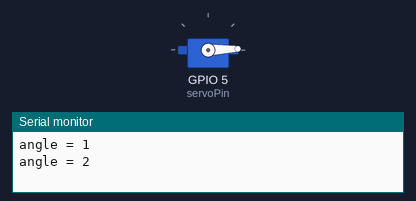
Simulated run of this sketch. Board: ESP32. On the bench: servo, the last lines printed to the serial monitor.

Above: at 0.05 s.
At 2.6 s:
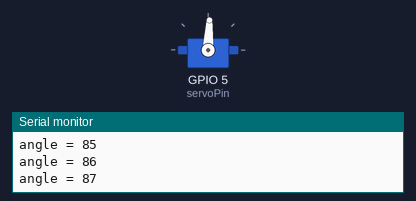
At 5.2 s:
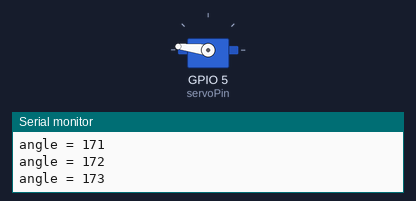
At 10.4 s:
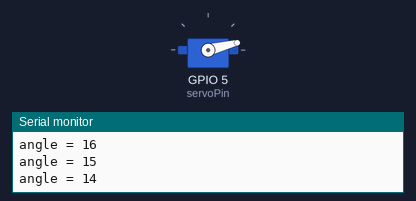
Timing chart, 0 to 14.1 s (numbered marks = the images above):
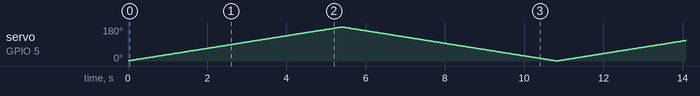

The sketch:

lab_4.ino
```cpp
/*
Spring2025 - MTEC2280
lab_4
*/

// Dimimg and Brightening an LED
// const int ledPin = 4;
// int ms = 30;

// void setup(){

//   pinMode(ledPin, INPUT);
//   Serial.begin(115200);

// }
// void loop() {
//   // put your main code here, to run repeatedly:
//   for(int i = 0; i < 255; i++){
//     Serial.printf("for loop 1  = %i \n", i);
//     analogWrite(ledPin, i);
//     delay(ms);
//   }
//    for(int i = 255; i > 0; i--){
//     Serial.printf("for loop 2  = %i \n", i);
//     analogWrite(ledPin, i);
//     delay(ms);
//   }
// }

// Piezo Buzzer with Touch Sensor
// const int piezoPin = 21;
// const int touchPin = 10;
// int ms = 30;

// void setup(){
//   analogWriteResolution(piezoPin, 16);
//   Serial.begin(9600);
// }

// void loop(){
//   // tone(piezoPin, 220, 500);
//   // tone(piezoPin, 440, 1000);
//   // tone(piezoPin, 110, 200);
//   // tone(piezoPin, 200, 1000);
//   // tone(piezoPin, 200, 200);

//   int touchvalue = touchRead(touchPin);
//   int mapvalue = map(touchvalue, 32000, 90000, 300, 1000);

//   analogWriteFrequency(piezoPin, mapvalue);
//   Serial.printf("touch = %i, map = %i \n",touchvalue, mapvalue);
//   analogWrite(piezoPin, 127);
// }

// Blinking a LED with no DELAY & using a POT
// const int ledPin = 4;
// const int potPin = 1;

// bool ledState = 0;

// int currentTime = 0;
// int lastTime = 0;
// int timeInterval = 1000;

// void setup(){
//   pinMode(ledPin, OUTPUT);
//   analogReadResolution(10);

//   Serial.begin(115200);
// }
// void loop(){
//   currentTime = millis();
//   int mapvalue = map(analogRead(potPin), 0, 1023, 10, 1000);

//   if(currentTime - lastTime >= mapvalue){

//     lastTime = currentTime;
//     ledState = !ledState;
//   }

//   digitalWrite(ledPin, ledState);
//   Serial.printf("ledState = %i, timeInterval = %i, mapvalue = %i, \n",ledState, timeInterval, mapvalue);
// }

//SERVO

#include <ESP32Servo.h>
Servo servo;

const int servoPin = 5;

int angle = 0;
int dir = 1;
int ms = 30;

void setup(){

  servo.attach(servoPin);
  Serial.begin(115200);
}

void loop() {

  angle += dir;
  if(angle >= 180 || angle <= 0){
    dir = -dir;
  }

  Serial.printf("angle = %i \n", angle);
  servo.write(angle);
  delay(ms);
}
```
